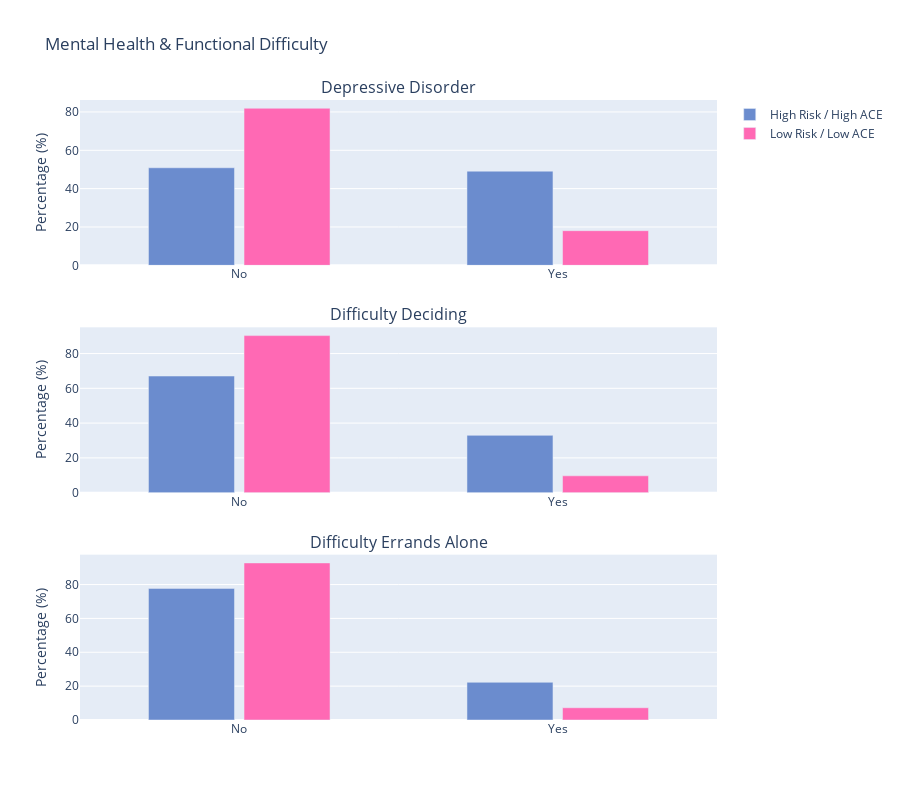

This figure's notebook cell:
### Code cell
# List of columns
cat_mh_cols = ['ADDEPEV3', 'DECIDE', 'DIFFALON']
titles = ["Depressive Disorder", "Difficulty Deciding", "Difficulty Errands Alone"]

fig6 = make_subplots(
    rows=3, cols=1,
    subplot_titles=titles,
    vertical_spacing=0.1, 
    shared_xaxes=False 
)

c0_color = '#6b8cce'
c1_color = '#ff69b4'

for i, col in enumerate(cat_mh_cols):
    ct = pd.crosstab(df_sample['cluster'], df_sample[col], normalize='index') * 100
    labels = ct.columns.astype(str)

    # Cluster 0
    fig6.add_trace(go.Bar(
        x=labels, y=ct.loc[0],
        name='High Risk / High ACE',
        marker_color=c0_color,
        showlegend=(i==0) # Only show legend on the top graph
    ), row=i+1, col=1) 

    # Cluster 1
    fig6.add_trace(go.Bar(
        x=labels, y=ct.loc[1],
        name='Low Risk / Low ACE',
        marker_color=c1_color,
        showlegend=(i==0)
    ), row=i+1, col=1)

fig6.update_layout(
    title='Mental Health & Functional Difficulty',
    barmode='group',
    height=800,
    width=900,      
    bargap=0.4,     
    bargroupgap=0.1 
)

# Update Y-axis labels
fig6.update_yaxes(title_text="Percentage (%)", row=1, col=1)
fig6.update_yaxes(title_text="Percentage (%)", row=2, col=1)
fig6.update_yaxes(title_text="Percentage (%)", row=3, col=1)

fig6.show()

### Figure 1 — Plotly figure (JSON) as saved in the notebook; plotly's stock layout.template omitted (floating-point values rounded to 4 significant figures)
{"data": [{"marker": {"color": "#6b8cce"}, "name": "High Risk / High ACE", "showlegend": true, "type": "bar", "x": ["No", "Yes"], "xaxis": "x", "y": [50.88, 49.12], "yaxis": "y"}, {"marker": {"color": "#ff69b4"}, "name": "Low Risk / Low ACE", "showlegend": true, "type": "bar", "x": ["No", "Yes"], "xaxis": "x", "y": [81.92, 18.08], "yaxis": "y"}, {"marker": {"color": "#6b8cce"}, "name": "High Risk / High ACE", "showlegend": false, "type": "bar", "x": ["No", "Yes"], "xaxis": "x2", "y": [67.06, 32.94], "yaxis": "y2"}, {"marker": {"color": "#ff69b4"}, "name": "Low Risk / Low ACE", "showlegend": false, "type": "bar", "x": ["No", "Yes"], "xaxis": "x2", "y": [90.31, 9.689], "yaxis": "y2"}, {"marker": {"color": "#6b8cce"}, "name": "High Risk / High ACE", "showlegend": false, "type": "bar", "x": ["No", "Yes"], "xaxis": "x3", "y": [77.73, 22.27], "yaxis": "y3"}, {"marker": {"color": "#ff69b4"}, "name": "Low Risk / Low ACE", "showlegend": false, "type": "bar", "x": ["No", "Yes"], "xaxis": "x3", "y": [92.76, 7.239], "yaxis": "y3"}], "layout": {"annotations": [{"font": {"size": 16}, "showarrow": false, "text": "Depressive Disorder", "x": 0.5, "xanchor": "center", "xref": "paper", "y": 1, "yanchor": "bottom", "yref": "paper"}, {"font": {"size": 16}, "showarrow": false, "text": "Difficulty Deciding", "x": 0.5, "xanchor": "center", "xref": "paper", "y": 0.6333, "yanchor": "bottom", "yref": "paper"}, {"font": {"size": 16}, "showarrow": false, "text": "Difficulty Errands Alone", "x": 0.5, "xanchor": "center", "xref": "paper", "y": 0.2667, "yanchor": "bottom", "yref": "paper"}], "bargap": 0.4, "bargroupgap": 0.1, "barmode": "group", "height": 800, "title": {"text": "Mental Health & Functional Difficulty"}, "width": 900, "xaxis": {"anchor": "y", "domain": [0, 1]}, "xaxis2": {"anchor": "y2", "domain": [0, 1]}, "xaxis3": {"anchor": "y3", "domain": [0, 1]}, "yaxis": {"anchor": "x", "domain": [0.7333, 1], "title": {"text": "Percentage (%)"}}, "yaxis2": {"anchor": "x2", "domain": [0.3667, 0.6333], "title": {"text": "Percentage (%)"}}, "yaxis3": {"anchor": "x3", "domain": [0, 0.2667], "title": {"text": "Percentage (%)"}}}}
